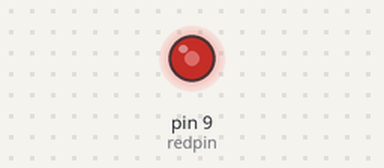
A sketch run on a simulated Arduino Uno, built with avr-gcc and run on an emulated ATmega328P. Parts: output pins drawn as LEDs (lit = HIGH).

Above: at 0.1 s.
Timing chart, 0 to 1.6 s (numbered marks = the images above):
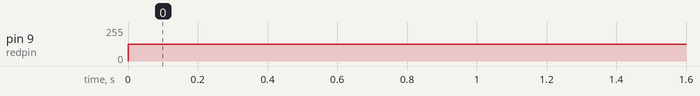

Measured:
- by itself, pin 9 (redpin): 0/255 → 127/255 at 0.00 s

The sketch:

sketch.ino
```cpp
/*
  Tutorial 8: Understanding PWM (Pulse Width Modulation)
  Source playlist: https://youtube.com/playlist?list=PLGs0VKk2DiYw-L-RibttcvK-WBZm8WLEP
  Reference: https://toptechboy.com/arduino-tutorial-8-understanding-pulse-width-modulation-pwm-and-the-arduino-analog-write-command/

  TODO: write/paste your code for this lesson here.
*/

int redpin=9,bright=127;
 void setup()
 {
   pinMode(redpin, OUTPUT);
 }

 void loop()
 {
   analogWrite(redpin,bright);
}
```
